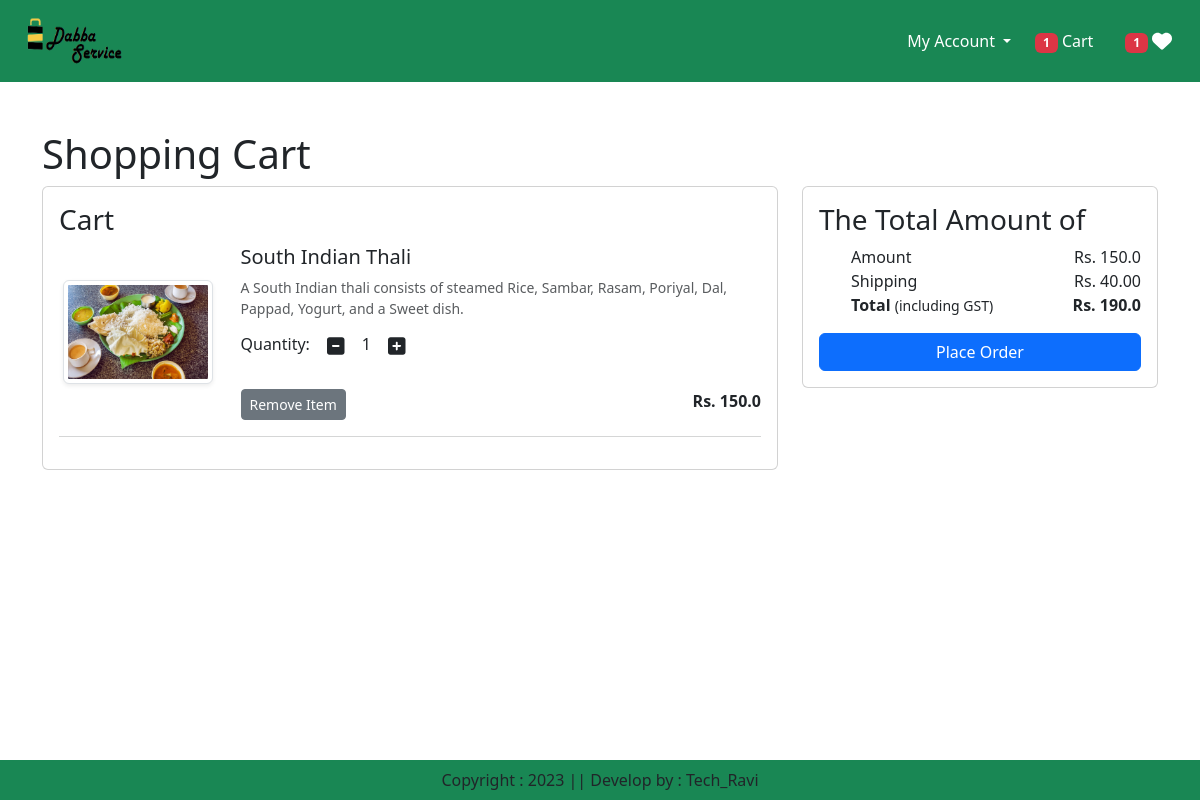
Page /cart/ (signed in) on the committed database.
### app/models.py (models this page shows, shortened)
class Cart(models.Model):
    user = models.ForeignKey(User,on_delete=models.CASCADE)
    product = models.ForeignKey(Product,on_delete=models.CASCADE)
    quantity = models.PositiveIntegerField(default=1)

class Product(models.Model):
    title = models.CharField(max_length=100)
    selling_price = models.FloatField()
    discounted_price =models.FloatField()
    description = models.TextField()
    composition = models.TextField(default='')
    category = models.CharField(choices=CATEGORY_CHOICES, max_length=2)
    product_image = models.ImageField(upload_to='product')

### app/views.py (the view)
# urls.py: path('cart/', views.show_cart, name='showcart'),
def show_cart(request):
    user = request.user
    cart = Cart.objects.filter(user=user)
    amount = 0
    for p in cart:
        value =p.quantity * p.product.discounted_price
        amount = amount + value
    totalamount = amount + 40
    totalitem = 0
    if request.user.is_authenticated:
        totalitem = len(Cart.objects.filter(user=request.user))
        wishitem = len(Wishlist.objects.filter(user=request.user))
    return render(request, 'app/addtocart.html',locals())

### app/templates/app/addtocart.html (shortened to what this page needs)
{% extends 'app/base.html' %}
{% load static %}
{% block main-content %}
<div class="container my-5">
<div class="row">
    {% if cart %}
    <h1 class=""text-center mb-5>Shopping Cart</h1>
    <div class="col-sm-8">
    <div class="card">
      <div class="card-body">
        <h3>Cart</h3>
        {% for item in cart %}
        <div class="row">
          <div class="col-sm-3 text-center align-self-center"><img src="{{item.product.product_image.url}}" alt="" srcset="" class="img-fluid
          img-thumbnail shadow-sm" height="150" width="150"> </div>
          <div class="col-sm-9">
            <div>
              <h5>{{item.product.title}}</h5>
              <p class="mb-2 text-muted small">{{item.product.description}}</p>
              <div clas="my-3">
                <label for="quantity">Quantity:</label>
                <a class="minus-cart btn" pid={{item.product.id}}><i class="fas fa-minus-square fa-lg"></i></a>
                <span id="quantity">{{item.quantity}}</span>
                <a class="plus-cart btn" pid={{item.product.id}}><i class="fas fa-plus-square fa-lg"></i></a>
              </div><br>
              <div class="d-flex justify-content-between">
                <a href="#" class="remove-cart btn btn-sm btn-secondary mr-3" pid={{item.product.id}}>Remove Item</a>
                <p class="mb-0"><span><strong>Rs. {{item.product.discounted_price}}</strong></span></p>
              </div>
            </div>
          </div>
        </div>
        <hr class="text-muted">
        {% endfor %}
      </div>
    </div>
    </div>
    <div class="col-sm-4">
      <div class="card">
        <div class="card-body">
          <h3>The Total Amount of</h3>
          <ul clss="list-group">
            <li class="list-group-item d-flex justify-content-between align-item-center border-0 px-0 pb-0" >Amount<span id="amount">Rs. {{amount}}</span></li>
            <li class="list-group-item d-flex justify-content-between align-item-center px-0" >Shipping<span>Rs. 40.00</span></li>
            <li class="list-group-item d-flex justify-content-between align-item-center border-0 px-0 pb-0" >
              <div>
                <strong>Total</strong> <small>(including GST)</small>
              </div>
              <span id="totalamount"><strong>Rs. {{totalamount}}</strong></span>
            </li>
          </ul>
          <div class="d-grid"><a href="{% url 'checkout' %}" class="btn btn-primary">Place Order</a></div>
        </div>
      </div>
    </div>
    {% else %}
       <h1 class="text-center mb-5">Cart is Empty</h1>
    {% endif %}
</div>
</div>
{% endblock main-content %}

### app/templates/app/base.html (shortened to what this page needs)
<!DOCTYPE html {% load static %}>
<html lang="en">
<head>
    <link href="https://cdn.jsdelivr.net/npm/bootstrap@5.3.0-alpha2/dist/css/bootstrap.min.css" rel="stylesheet">
    <link rel="stylesheet" href="{% static 'css/owl.carousel.min.css' %}" />
    <link rel="stylesheet" href="{% static 'css/all.min.css' %}" />
    <link rel="stylesheet" href="{% static 'css/style.css' %}" />
</head>
<body>
    <nav class="navbar navbar-expand-lg navbar-dark bg-success">
        <div class="container-fluid">
          <div class="collapse navbar-collapse" id="navbarSupportedContent">
            <ul class="navbar-nav me-auto mb-2 mb-lg-0">
              {% if request.user.is_authenticated %}
              <li class="nav-item">
                <a class="nav-link active" aria-current="page" href="/"><img src="{% static "images/Logo2.png" %}" width="100" height="50" /></a>
              </li>
            </ul>
          </div>
          <ul class="navbar-nav me-auto mb-2 mb-lg-0">
            <li class="nav-item dropdown">
              <a class="nav-link dropdown-toggle text-white" href="#" role="button" data-bs-toggle="dropdown" aria-expanded="false">
                My Account
              </a>
            </li>
            <li class="nav-item mx-2">
              <a href="{% url 'showcart' %}" class="nav-link text-white"><span class="badge bg-danger">{% if totalitem > 0 %} {{totalitem}} {% endif %} </span> Cart</a>
            </li>
            <li class="nav-item mx-2">
              <a href="{% url 'wishitem' %}" class="nav-link text-white"><span class="badge bg-danger">{% if wishitem > 0 %} {{wishitem}} {% endif %}</span> <i class="fas fa-heart fa-lg"></i></a>
            </li>
            {% endif %}
          </ul>
        </div>
      </nav>
      {% block main-content %}{% endblock main-content %}
      <footer class="container-fluid fixed-bottom bg-success text-center p-2 mt-5">
        Copyright : 2023 || Develop by : Tech_Ravi
      </footer>
</body>
</html>

### rows in the picture
Cart: product.product_image (picture), product "South Indian Thali", product.description "A South Indian thali consists of steamed Rice, Sambar, Rasam, Poriyal, Dal, Pappad, Yogurt, and a Sweet dish.", quantity "1", product.discounted_price "150.0"

### other values in the picture
{{ totalitem }} "1"
{{ wishitem }} "1"
{{ amount }} "150.0"
{{ totalamount }} "190.0"
